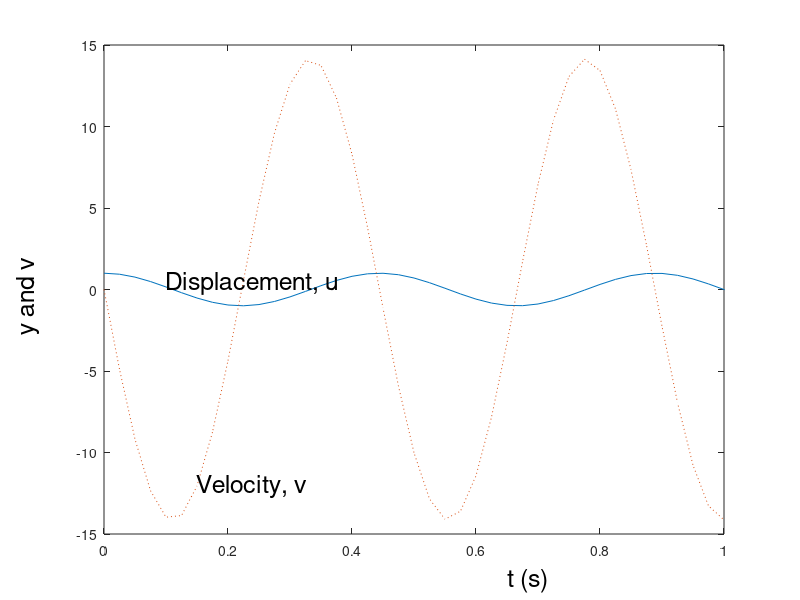

MATLAB code to generate this figure:
% f10_14  same as L10_9
% Copyright S. Nakamura, 1995
figure(1)
set(gcf,'NumberTitle','off','Name',...
         'Figure 10.14; List 10.9')
clear,clf
M=0.5; k = 100; B=0; a = B/M;
b = k/M; n=0; t=0; h = 0.025;
y(:,1) = [1;0]; t(1)=0; % initial condition
M=[0,1; -b,-a];
while t<=1
 n=n+1;
  k1 = h*M*y(:,n);
  k2 = h*M*(y(:,n)+k1/2);
  k3 = h*M*(y(:,n)+k2/2);
  k4 = h*M*(y(:,n)+k3);
  y(:,n+1) = y(:,n) + (k1 + 2*k2 + 2*k3 + k4)/6;
  t(n+1) = n*h;
end
plot(t,y(1,:), '-', t,y(2,:),':');
h1=text(0.6513,  -17.8152,'t (s)');
set(h1,'FontSize',[18])
h2=text(-0.1247,  -3.1232, ' y and v');
set(h2,'FontSize',[18],'Rotation',[90])
text(t(5),y(1,5)+0.3,'Displacement, u','FontSize',[18])
text(t(7),y(2,7),'Velocity, v','FontSize',[18])
axis([0,1,-15,15])
%print x10_14fig.ps
